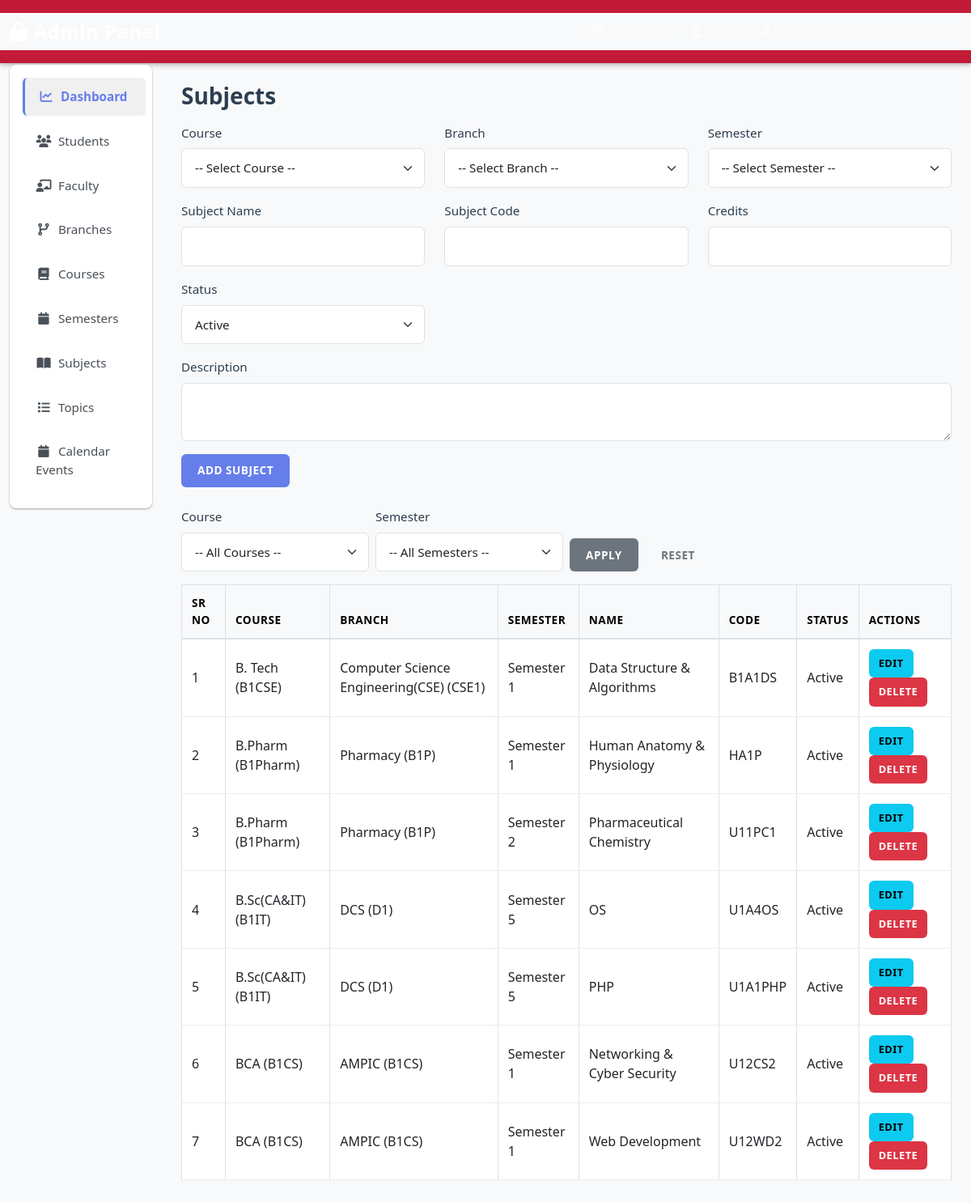
Screenshot of /admin/academics/subjects.php (signed in) with the database file from the repository.
### tables this page shows
CREATE TABLE `subjects` (
  `id` int(10) UNSIGNED NOT NULL,
  `course_id` int(10) UNSIGNED NOT NULL,
  `branch_id` int(10) UNSIGNED NOT NULL,
  `semester_id` int(10) UNSIGNED NOT NULL,
  `name` varchar(200) NOT NULL,
  `code` varchar(50) NOT NULL,
  `description` text DEFAULT NULL,
  `credits` decimal(4,2) DEFAULT 4.00,
  `status` enum('active','inactive') DEFAULT 'active',
  `is_active` tinyint(1) NOT NULL DEFAULT 1,
  `created_at` datetime NOT NULL DEFAULT current_timestamp(),
  `updated_at` datetime DEFAULT current_timestamp() ON UPDATE current_timestamp()
);

CREATE TABLE `courses` (
  `id` int(10) UNSIGNED NOT NULL,
  `name` varchar(150) NOT NULL COMMENT 'e.g., Bachelor of Technology',
  `code` varchar(50) NOT NULL COMMENT 'e.g., B.TECH',
  `description` text DEFAULT NULL,
  `duration_years` int(10) UNSIGNED DEFAULT 4,
  `status` enum('active','inactive') DEFAULT 'active',
  `is_active` tinyint(1) NOT NULL DEFAULT 1,
  `created_at` datetime NOT NULL DEFAULT current_timestamp(),
  `updated_at` datetime DEFAULT current_timestamp() ON UPDATE current_timestamp()
);

CREATE TABLE `branches` (
  `id` int(10) UNSIGNED NOT NULL,
  `course_id` int(10) UNSIGNED NOT NULL,
  `name` varchar(150) NOT NULL COMMENT 'e.g., Computer Science & Engineering',
  `code` varchar(50) NOT NULL COMMENT 'e.g., CSE',
  `description` text DEFAULT NULL,
  `status` enum('active','inactive') DEFAULT 'active',
  `is_active` tinyint(1) NOT NULL DEFAULT 1,
  `created_at` datetime NOT NULL DEFAULT current_timestamp(),
  `updated_at` datetime DEFAULT current_timestamp() ON UPDATE current_timestamp()
);

CREATE TABLE `semesters` (
  `id` int(10) UNSIGNED NOT NULL,
  `course_id` int(10) UNSIGNED NOT NULL,
  `branch_id` int(10) UNSIGNED DEFAULT NULL,
  `number` tinyint(3) UNSIGNED NOT NULL COMMENT '1..8',
  `name` varchar(100) DEFAULT NULL,
  `order_no` int(10) UNSIGNED DEFAULT 1,
  `status` enum('active','inactive') DEFAULT 'active',
  `is_active` tinyint(1) NOT NULL DEFAULT 1,
  `created_at` datetime NOT NULL DEFAULT current_timestamp(),
  `updated_at` datetime DEFAULT current_timestamp() ON UPDATE current_timestamp()
);

### admin/academics/subjects.php (the view, shortened to what this page needs)
<?php
$pdo = Database::getInstance();
$id     = isset($_GET['id']) ? (int)$_GET['id'] : 0;
$subject = [
    'course_id'   => '',
    'branch_id'   => '',
    'semester_id' => '',
    'name'        => '',
    'code'        => '',
    'credits'     => '',
    'description' => '',
    'status'      => 'active',
];
$sql = "SELECT sub.*,
               c.name AS course_name, c.code AS course_code,
               b.name AS branch_name, b.code AS branch_code,
               s.name AS semester_name, s.number AS semester_number
        FROM subjects sub
        JOIN courses c ON c.id = sub.course_id
        JOIN branches b ON b.id = sub.branch_id
        JOIN semesters s ON s.id = sub.semester_id";
$params = [];
$sql .= " ORDER BY c.name, b.name, s.number, sub.name";
$stmt = $pdo->prepare($sql);
$stmt->execute($params);
$rows = $stmt->fetchAll();
include __DIR__ . '/../includes/header.php';
include __DIR__ . '/../includes/sidebar.php';
?>
<h3 class="mb-3">Subjects</h3>
<form method="post" class="mb-4">
    <div class="row mb-3">
        <div class="col-md-4">
            <label class="form-label">Course</label>
            <select name="course_id" class="form-select" required>
                <option value="">-- Select Course --</option>
            </select>
        </div>
        <div class="col-md-4">
            <label class="form-label">Branch</label>
            <select name="branch_id" class="form-select" required>
                <option value="">-- Select Branch --</option>
            </select>
        </div>
        <div class="col-md-4">
            <label class="form-label">Semester</label>
            <select name="semester_id" class="form-select" required>
                <option value="">-- Select Semester --</option>
            </select>
        </div>
    </div>
    <div class="row mb-3">
        <div class="col-md-4">
            <label class="form-label">Subject Name</label>
            <input type="text" name="name" class="form-control"
                   value="<?php echo htmlspecialchars($subject['name']); ?>" required>
        </div>
        <div class="col-md-4">
            <label class="form-label">Subject Code</label>
            <input type="text" name="code" class="form-control"
                   value="<?php echo htmlspecialchars($subject['code']); ?>" required>
        </div>
        <div class="col-md-4">
            <label class="form-label">Credits</label>
            <input type="number" name="credits" class="form-control" min="0" max="10"
                   value="<?php echo htmlspecialchars((string)$subject['credits']); ?>">
        </div>
    </div>
    <div class="row mb-3">
        <div class="col-md-4">
            <label class="form-label">Status</label>
            <select name="status" class="form-select">
                <option value="active" <?php echo $subject['status'] === 'active' ? 'selected' : ''; ?>>Active</option>
            </select>
        </div>
    </div>
    <div class="mb-3">
        <label class="form-label">Description</label>
        <textarea name="description" class="form-control" rows="2"><?php
        ?></textarea>
    </div>
    <button type="submit" class="btn btn-primary"><?php echo $id > 0 ? 'Update' : 'Add'; ?> Subject</button>
</form>
<form method="get" class="mb-3">
    <div class="row g-2 align-items-end">
        <div class="col-md-3">
            <label class="form-label">Course</label>
            <select name="filter_course" class="form-select">
                <option value="0">-- All Courses --</option>
            </select>
        </div>
        <div class="col-md-3">
            <label class="form-label">Semester</label>
            <select name="filter_semester" class="form-select">
                <option value="0">-- All Semesters --</option>
            </select>
        </div>
        <div class="col-md-3">
            <button type="submit" class="btn btn-secondary">Apply</button>
            <a href="subjects.php" class="btn btn-outline-secondary ms-1">Reset</a>
        </div>
    </div>
</form>
<table class="table table-bordered table-sm align-middle">
    <thead class="table-light">
    <tr>
        <th>Sr No</th>
        <th>Course</th>
        <th>Branch</th>
        <th>Semester</th>
        <th>Name</th>
        <th>Code</th>
        <th>Status</th>
        <th>Actions</th>
    </tr>
    </thead>
    <tbody>
    <?php if ($rows): ?>
        <?php foreach ($rows as $i => $row): ?>
            <tr>
                <td><?php echo $i + 1; ?></td>
                <td><?php echo htmlspecialchars($row['course_name'] . ' (' . $row['course_code'] . ')'); ?></td>
                <td><?php echo htmlspecialchars($row['branch_name'] . ' (' . $row['branch_code'] . ')'); ?></td>
                <td><?php echo htmlspecialchars($row['semester_name']); ?></td>
                <td><?php echo htmlspecialchars($row['name']); ?></td>
                <td><?php echo htmlspecialchars($row['code']); ?></td>
                <td><?php echo htmlspecialchars(ucfirst($row['status'])); ?></td>
                <td>
                    <a href="subjects.php?action=edit&id=<?php echo $row['id']; ?>" class="btn btn-sm btn-info">Edit</a>
                    <a href="subjects.php?action=delete&id=<?php echo $row['id']; ?>"
                       class="btn btn-sm btn-danger"
                       onclick="return confirm('Delete this subject? This may affect faculty assignments and materials.');">
                        Delete
                    </a>
                </td>
            </tr>
        <?php endforeach; ?>
    <?php else: ?>
        <tr><td colspan="8" class="text-center">No subjects found.</td></tr>
    <?php endif; ?>
    </tbody>
</table>

### assets/css/style.css (style rules this page uses)
:root { --primary-gradient: linear-gradient(135deg, #667eea 0%, #764ba2 100%); --admin-gradient: linear-gradient(135deg, #dc3545 0%, #c82333 100%); --faculty-gradient: linear-gradient(135deg, #0d6efd 0%, #0a58ca 100%); --student-gradient: linear-gradient(135deg, #198754 0%, #157347 100%); --shadow-sm: 0 1px 3px rgba(0, 0, 0, 0.12), 0 1px 2px rgba(0, 0, 0, 0.24); --shadow-md: 0 3px 6px rgba(0, 0, 0, 0.15), 0 2px 4px rgba(0, 0, 0, 0.12); --shadow-lg: 0 10px 20px rgba(0, 0, 0, 0.15), 0 3px 6px rgba(0, 0, 0, 0.10); }
* { margin: 0; padding: 0; box-sizing: border-box; }
html, body { height: 100%; font-family: 'Segoe UI', Tahoma, Geneva, Verdana, sans-serif; color: #333; background-color: #f8f9fa; }
body { display: flex; flex-direction: column; background-color: #f8f9fa; }
h1, h2, h3, h4, h5, h6 { font-weight: 600; color: #2c3e50; margin-bottom: 1rem; }
.form-control, .form-select { border-radius: 6px; border: 1px solid #dee2e6; padding: 0.75rem 1rem; font-size: 0.95rem; transition: all 0.3s ease; }
.form-label { color: #2c3e50; margin-bottom: 0.5rem; font-size: 0.95rem; }
.btn { border-radius: 6px; font-weight: 600; padding: 0.65rem 1.25rem; transition: all 0.3s ease; border: none; text-transform: uppercase; font-size: 0.85rem; letter-spacing: 0.5px; }
.btn-primary { background-color: #667eea; border: none; }
.btn-danger { background-color: #dc3545; border: none; }
.btn-info { background-color: #0dcaf0; border: none; color: #000; }
.btn-sm { padding: 0.5rem 0.75rem; font-size: 0.8rem; }
.table { border-collapse: collapse; }
.table thead { background-color: #f8f9fa; font-weight: 600; color: #2c3e50; }
.table th { border-bottom: 2px solid #dee2e6; padding: 1rem; text-transform: uppercase; font-size: 0.85rem; letter-spacing: 0.5px; }
.table td { padding: 1rem; border-bottom: 1px solid #e9ecef; vertical-align: middle; }
.table tbody tr { transition: all 0.3s ease; }
.table-sm th, .table-sm td { padding: 0.75rem; }

### rows the page displays
subjects: course.code "B. Tech (B1CSE)", branch.code "Computer Science Engineering(CSE) (CSE1)", semester.name "Semester 1", name "Data Structure & Algorithms", code "B1A1DS", status "Active"
subjects: course.code "B.Pharm (B1Pharm)", branch.code "Pharmacy (B1P)", semester.name "Semester 1", name "Human Anatomy & Physiology", code "HA1P", status "Active"
subjects: course.code "B.Pharm (B1Pharm)", branch.code "Pharmacy (B1P)", semester.name "Semester 2", name "Pharmaceutical Chemistry", code "U11PC1", status "Active"
subjects: course.code "B.Sc(CA&IT) (B1IT)", branch.code "DCS (D1)", semester.name "Semester 5", name "OS", code "U1A4OS", status "Active"
subjects: course.code "B.Sc(CA&IT) (B1IT)", branch.code "DCS (D1)", semester.name "Semester 5", name "PHP", code "U1A1PHP", status "Active"
subjects: course.code "BCA (B1CS)", branch.code "AMPIC (B1CS)", semester.name "Semester 1", name "Networking & Cyber Security", code "U12CS2", status "Active"
subjects: course.code "BCA (B1CS)", branch.code "AMPIC (B1CS)", semester.name "Semester 1", name "Web Development", code "U12WD2", status "Active"
